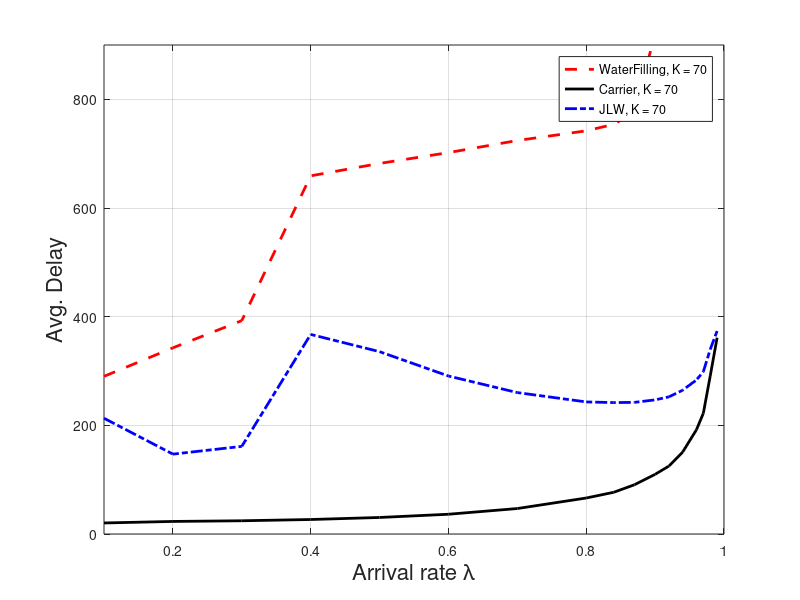

MATLAB code to generate this figure:
%% THIS ONE IS WHEN POWER WEIGHT K = 70
%% WE CAN SEE THE DIFFERENCE IS PRETTY OBVIOUS
%% TO BE STABLE OR TO BE SAVING
%% NEW ALGORITHM IS PRETTY WISE ON THIS POINT

WF=[ 0.1	  246.715145	    2.732726	 290.1180359
 0.2	  301.731813	    5.180912	 342.6373462
 0.3	  385.848574	     5.94138	 392.6732211
 0.4	  913.675391	    8.006575	 659.1950556
 0.5	   970.30143	   11.609035	 682.0470042
 0.6	  990.702507	    14.06421	  701.952631
 0.7	 1012.942001	   15.385315	 724.2227208
 0.8	 1056.577056	    15.89795	 742.0197336
0.84	 1101.856089	    15.96439	 754.0291217
0.87	 1175.214133	   15.989085	 776.6201101
 0.9	 1530.722755	   15.996505	 920.7238191];

JLW=[ 0.1	  277.887861	    2.850852	 213.0735621
 0.2	  332.978974	    5.309137	 147.0009015
 0.3	  429.148096	    5.960875	 161.2590379
 0.4	  906.423824	     7.25666	  367.324022
 0.5	 1001.692319	   11.394835	 335.5803093
 0.6	 1025.175188	    14.00289	 290.7644616
 0.7	 1048.362048	    15.41102	 260.2730797
 0.8	   1085.9822	   15.899145	 243.0735469
0.84	 1111.113893	   15.961425	 241.8735078
0.87	 1135.584678	    15.98495	 242.2944333
 0.9	 1163.992588	    15.99002	 246.8698014
0.92	 1194.630575	    15.99595	 252.3860366
0.94	 1241.812893	    15.99634	 264.6595327
0.96	 1308.867582	    15.99721	 283.5460869
0.97	 1357.676465	    15.99703	 298.7859626
0.98	 1484.624173	    15.99721	 339.7549882
0.99	  1589.47675	    15.99607	 373.5744754];

CA=[ 0.1	   11.044816	    5.768552	 20.30925958
 0.2	   26.412935	   10.239022	 23.12439628
 0.3	   36.201361	   13.074054	 24.35065264
 0.4	   45.248691	   14.784443	 26.67259661
 0.5	   54.949609	   15.596061	 30.41959037
 0.6	   68.336641	   15.892614	 36.35780533
 0.7	   90.118316	    15.98023	 46.86992821
 0.8	   130.66228	   15.997987	 66.23075815
0.84	  152.893419	   15.999502	 76.80812787
0.87	  181.134332	   15.999724	 90.63542932
 0.9	  221.469282	   15.999898	 109.8238085
0.92	  253.633047	   15.999926	  124.965873
0.94	  306.992806	   15.999946	 150.8550961
0.96	  392.036037	   15.999948	 191.8705657
0.97	  453.825046	   15.999948	 222.1606669
0.98	  594.607836	   15.999948	 290.8041803
0.99	  740.843895	   15.999948	  361.376835];


if(1)%% Delay
    figure(1)
    hold on
    plot(WF(:,1),(WF(:,4)),'r--','MarkerSize',10,'LineWidth',2);
    plot(CA(:,1),(CA(:,4)),'k','MarkerSize',10,'LineWidth',2);
    plot(JLW(:,1),(JLW(:,4)),'b-.','MarkerSize',10,'LineWidth',2);
    xlabel('Arrival rate \lambda','FontSize',16)
    ylabel('Avg. Delay','FontSize',16)
    grid on
    box on
    legend('WaterFilling, K = 70','Carrier, K = 70','JLW, K = 70')
    axis([0.1 1 0 900])
elseif(0) %% Power
    figure(1)
    hold on
    plot(WF(:,1),(WF(:,3)),'r--','MarkerSize',10,'LineWidth',2);
    plot(CA(:,1),(CA(:,3)),'k','MarkerSize',10,'LineWidth',2);
    plot(JLW(:,1),(JLW(:,3)),'b-.','MarkerSize',10,'LineWidth',2);
    xlabel('Arrival rate \lambda','FontSize',16)
    ylabel('Avg. Power','FontSize',16)
    grid on
    box on
    legend('WaterFilling, K = 70','Carrier, K = 70','JLW, K = 70')
else   %% Workload
    figure(1)
    hold on
    plot(WF(:,1),(WF(:,2)),'r--','MarkerSize',10,'LineWidth',2);
    plot(CA(:,1),(CA(:,2)),'k','MarkerSize',10,'LineWidth',2);
    plot(JLW(:,1),(JLW(:,2)),'b-.','MarkerSize',10,'LineWidth',2);
    xlabel('Arrival rate \lambda','FontSize',16)
    ylabel('Avg. Workload','FontSize',16)
    grid on
    box on
    legend('WaterFilling, K = 70','Carrier, K = 70','JLW, K = 70')
    axis([0.1 1 0 1400])
end